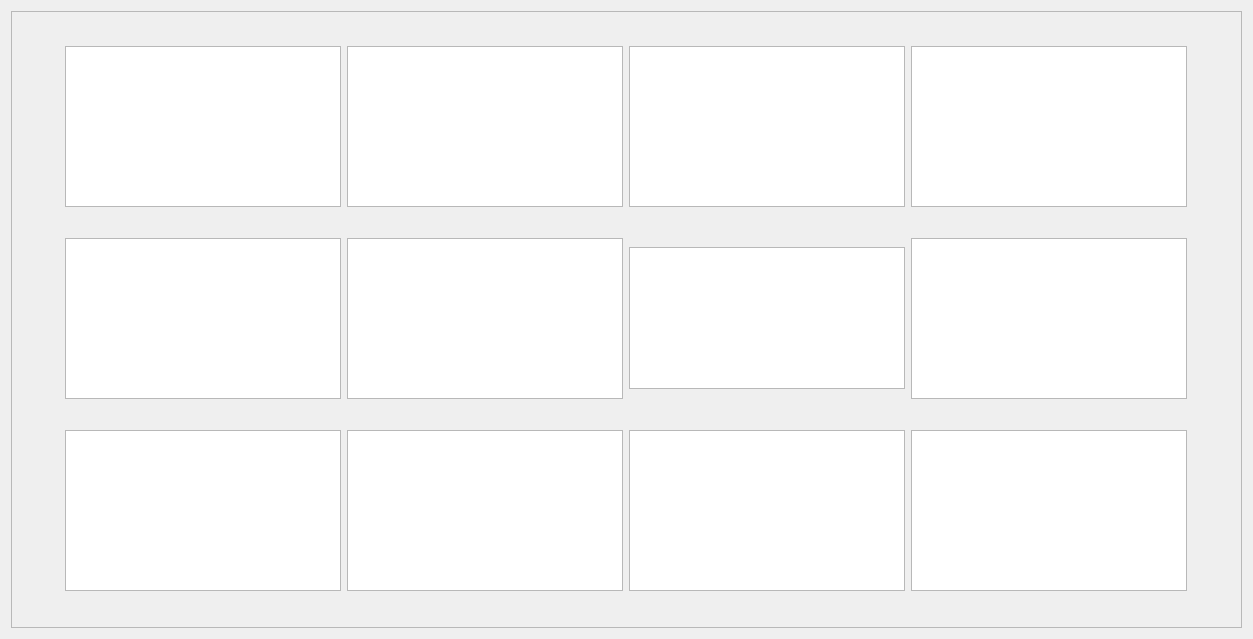
<?xml version="1.0" encoding="UTF-8"?>
<ui version="4.0">
 <class>MerchantPage</class>
 <widget class="QWidget" name="MerchantPage">
  <property name="geometry">
   <rect>
    <x>0</x>
    <y>0</y>
    <width>1253</width>
    <height>639</height>
   </rect>
  </property>
  <property name="windowTitle">
   <string>Merchants</string>
  </property>
  <layout class="QGridLayout" name="gridLayout">
   <item row="0" column="0">
    <widget class="QFrame" name="frame">
     <property name="frameShape">
      <enum>QFrame::StyledPanel</enum>
     </property>
     <property name="frameShadow">
      <enum>QFrame::Raised</enum>
     </property>
     <layout class="QHBoxLayout" name="horizontalLayout">
      <item>
       <layout class="QGridLayout" name="gridLayout_3">
        <item row="1" column="0">
         <widget class="QTextBrowser" name="webView_10">
          <property name="minimumSize">
           <size>
            <width>276</width>
            <height>161</height>
           </size>
          </property>
          <property name="maximumSize">
           <size>
            <width>276</width>
            <height>161</height>
           </size>
          </property>
          <property name="html">
           <string>&lt;!DOCTYPE HTML PUBLIC &quot;-//W3C//DTD HTML 4.0//EN&quot; &quot;http://www.w3.org/TR/REC-html40/strict.dtd&quot;&gt;
&lt;html&gt;&lt;head&gt;&lt;meta name=&quot;qrichtext&quot; content=&quot;1&quot; /&gt;&lt;style type=&quot;text/css&quot;&gt;
p, li { white-space: pre-wrap; }
&lt;/style&gt;&lt;/head&gt;&lt;body style=&quot; font-family:'MS Shell Dlg 2'; font-size:7.8pt; font-weight:400; font-style:normal;&quot;&gt;
&lt;p style=&quot; margin-top:0px; margin-bottom:0px; margin-left:0px; margin-right:0px; -qt-block-indent:0; text-indent:0px;&quot;&gt;&lt;a href=&quot;http://google.com&quot;&gt;&lt;img src=&quot;:/images/res/images/signature-campaign.jpg&quot; /&gt;&lt;/a&gt;&lt;/p&gt;&lt;/body&gt;&lt;/html&gt;</string>
          </property>
          <property name="openExternalLinks">
           <bool>true</bool>
          </property>
         </widget>
        </item>
        <item row="0" column="1">
         <widget class="QTextBrowser" name="webView_14">
          <property name="minimumSize">
           <size>
            <width>276</width>
            <height>161</height>
           </size>
          </property>
          <property name="maximumSize">
           <size>
            <width>276</width>
            <height>161</height>
           </size>
          </property>
          <property name="html">
           <string>&lt;!DOCTYPE HTML PUBLIC &quot;-//W3C//DTD HTML 4.0//EN&quot; &quot;http://www.w3.org/TR/REC-html40/strict.dtd&quot;&gt;
&lt;html&gt;&lt;head&gt;&lt;meta name=&quot;qrichtext&quot; content=&quot;1&quot; /&gt;&lt;style type=&quot;text/css&quot;&gt;
p, li { white-space: pre-wrap; }
&lt;/style&gt;&lt;/head&gt;&lt;body style=&quot; font-family:'MS Shell Dlg 2'; font-size:7.8pt; font-weight:400; font-style:normal;&quot;&gt;
&lt;p style=&quot; margin-top:0px; margin-bottom:0px; margin-left:0px; margin-right:0px; -qt-block-indent:0; text-indent:0px;&quot;&gt;&lt;a href=&quot;http://google.com&quot;&gt;&lt;img src=&quot;:/images/res/images/youtube.png&quot; /&gt;&lt;/a&gt;&lt;/p&gt;&lt;/body&gt;&lt;/html&gt;</string>
          </property>
          <property name="openExternalLinks">
           <bool>true</bool>
          </property>
         </widget>
        </item>
        <item row="0" column="0">
         <widget class="QTextBrowser" name="webView_15">
          <property name="minimumSize">
           <size>
            <width>276</width>
            <height>161</height>
           </size>
          </property>
          <property name="maximumSize">
           <size>
            <width>276</width>
            <height>161</height>
           </size>
          </property>
          <property name="html">
           <string>&lt;!DOCTYPE HTML PUBLIC &quot;-//W3C//DTD HTML 4.0//EN&quot; &quot;http://www.w3.org/TR/REC-html40/strict.dtd&quot;&gt;
&lt;html&gt;&lt;head&gt;&lt;meta name=&quot;qrichtext&quot; content=&quot;1&quot; /&gt;&lt;style type=&quot;text/css&quot;&gt;
p, li { white-space: pre-wrap; }
&lt;/style&gt;&lt;/head&gt;&lt;body style=&quot; font-family:'MS Shell Dlg 2'; font-size:7.8pt; font-weight:400; font-style:normal;&quot;&gt;
&lt;p style=&quot; margin-top:0px; margin-bottom:0px; margin-left:0px; margin-right:0px; -qt-block-indent:0; text-indent:0px;&quot;&gt;&lt;a href=&quot;http://google.com&quot;&gt;&lt;img src=&quot;:/images/res/images/coinmarketcap.png&quot; /&gt;&lt;/a&gt;&lt;/p&gt;&lt;/body&gt;&lt;/html&gt;</string>
          </property>
          <property name="openExternalLinks">
           <bool>true</bool>
          </property>
         </widget>
        </item>
        <item row="0" column="2">
         <widget class="QTextBrowser" name="webView_16">
          <property name="minimumSize">
           <size>
            <width>276</width>
            <height>161</height>
           </size>
          </property>
          <property name="maximumSize">
           <size>
            <width>276</width>
            <height>161</height>
           </size>
          </property>
          <property name="html">
           <string>&lt;!DOCTYPE HTML PUBLIC &quot;-//W3C//DTD HTML 4.0//EN&quot; &quot;http://www.w3.org/TR/REC-html40/strict.dtd&quot;&gt;
&lt;html&gt;&lt;head&gt;&lt;meta name=&quot;qrichtext&quot; content=&quot;1&quot; /&gt;&lt;style type=&quot;text/css&quot;&gt;
p, li { white-space: pre-wrap; }
&lt;/style&gt;&lt;/head&gt;&lt;body style=&quot; font-family:'MS Shell Dlg 2'; font-size:7.8pt; font-weight:400; font-style:normal;&quot;&gt;
&lt;p style=&quot; margin-top:0px; margin-bottom:0px; margin-left:0px; margin-right:0px; -qt-block-indent:0; text-indent:0px;&quot;&gt;&lt;a href=&quot;http://google.com&quot;&gt;&lt;img src=&quot;:/images/res/images/twitter.png&quot; /&gt;&lt;/a&gt;&lt;/p&gt;&lt;/body&gt;&lt;/html&gt;</string>
          </property>
          <property name="openExternalLinks">
           <bool>true</bool>
          </property>
         </widget>
        </item>
        <item row="0" column="3">
         <widget class="QTextBrowser" name="webView_19">
          <property name="minimumSize">
           <size>
            <width>276</width>
            <height>161</height>
           </size>
          </property>
          <property name="maximumSize">
           <size>
            <width>276</width>
            <height>161</height>
           </size>
          </property>
          <property name="html">
           <string>&lt;!DOCTYPE HTML PUBLIC &quot;-//W3C//DTD HTML 4.0//EN&quot; &quot;http://www.w3.org/TR/REC-html40/strict.dtd&quot;&gt;
&lt;html&gt;&lt;head&gt;&lt;meta name=&quot;qrichtext&quot; content=&quot;1&quot; /&gt;&lt;style type=&quot;text/css&quot;&gt;
p, li { white-space: pre-wrap; }
&lt;/style&gt;&lt;/head&gt;&lt;body style=&quot; font-family:'MS Shell Dlg 2'; font-size:7.8pt; font-weight:400; font-style:normal;&quot;&gt;
&lt;p style=&quot; margin-top:0px; margin-bottom:0px; margin-left:0px; margin-right:0px; -qt-block-indent:0; text-indent:0px;&quot;&gt;&lt;a href=&quot;http://google.com&quot;&gt;&lt;img src=&quot;:/images/res/images/revshare.png&quot; /&gt;&lt;/a&gt;&lt;/p&gt;&lt;/body&gt;&lt;/html&gt;</string>
          </property>
          <property name="openExternalLinks">
           <bool>true</bool>
          </property>
         </widget>
        </item>
        <item row="1" column="1">
         <widget class="QTextBrowser" name="webView_13">
          <property name="minimumSize">
           <size>
            <width>276</width>
            <height>161</height>
           </size>
          </property>
          <property name="maximumSize">
           <size>
            <width>276</width>
            <height>161</height>
           </size>
          </property>
          <property name="html">
           <string>&lt;!DOCTYPE HTML PUBLIC &quot;-//W3C//DTD HTML 4.0//EN&quot; &quot;http://www.w3.org/TR/REC-html40/strict.dtd&quot;&gt;
&lt;html&gt;&lt;head&gt;&lt;meta name=&quot;qrichtext&quot; content=&quot;1&quot; /&gt;&lt;style type=&quot;text/css&quot;&gt;
p, li { white-space: pre-wrap; }
&lt;/style&gt;&lt;/head&gt;&lt;body style=&quot; font-family:'MS Shell Dlg 2'; font-size:7.8pt; font-weight:400; font-style:normal;&quot;&gt;
&lt;p style=&quot; margin-top:0px; margin-bottom:0px; margin-left:0px; margin-right:0px; -qt-block-indent:0; text-indent:0px;&quot;&gt;&lt;a href=&quot;http://google.com&quot;&gt;&lt;img src=&quot;:/images/res/images/support-chat.png&quot; /&gt;&lt;/a&gt;&lt;/p&gt;&lt;/body&gt;&lt;/html&gt;</string>
          </property>
          <property name="openExternalLinks">
           <bool>true</bool>
          </property>
         </widget>
        </item>
        <item row="1" column="2">
         <widget class="QTextBrowser" name="webView_17">
          <property name="minimumSize">
           <size>
            <width>276</width>
            <height>142</height>
           </size>
          </property>
          <property name="maximumSize">
           <size>
            <width>276</width>
            <height>142</height>
           </size>
          </property>
          <property name="html">
           <string>&lt;!DOCTYPE HTML PUBLIC &quot;-//W3C//DTD HTML 4.0//EN&quot; &quot;http://www.w3.org/TR/REC-html40/strict.dtd&quot;&gt;
&lt;html&gt;&lt;head&gt;&lt;meta name=&quot;qrichtext&quot; content=&quot;1&quot; /&gt;&lt;style type=&quot;text/css&quot;&gt;
p, li { white-space: pre-wrap; }
&lt;/style&gt;&lt;/head&gt;&lt;body style=&quot; font-family:'MS Shell Dlg 2'; font-size:7.8pt; font-weight:400; font-style:normal;&quot;&gt;
&lt;p style=&quot; margin-top:0px; margin-bottom:0px; margin-left:0px; margin-right:0px; -qt-block-indent:0; text-indent:0px;&quot;&gt;&lt;a href=&quot;http://google.com&quot;&gt;&lt;img src=&quot;:/images/res/images/linux-wallet.png&quot; /&gt;&lt;/a&gt;&lt;/p&gt;&lt;/body&gt;&lt;/html&gt;</string>
          </property>
          <property name="openExternalLinks">
           <bool>true</bool>
          </property>
         </widget>
        </item>
        <item row="1" column="3">
         <widget class="QTextBrowser" name="webView_20">
          <property name="minimumSize">
           <size>
            <width>276</width>
            <height>161</height>
           </size>
          </property>
          <property name="maximumSize">
           <size>
            <width>276</width>
            <height>161</height>
           </size>
          </property>
          <property name="html">
           <string>&lt;!DOCTYPE HTML PUBLIC &quot;-//W3C//DTD HTML 4.0//EN&quot; &quot;http://www.w3.org/TR/REC-html40/strict.dtd&quot;&gt;
&lt;html&gt;&lt;head&gt;&lt;meta name=&quot;qrichtext&quot; content=&quot;1&quot; /&gt;&lt;style type=&quot;text/css&quot;&gt;
p, li { white-space: pre-wrap; }
&lt;/style&gt;&lt;/head&gt;&lt;body style=&quot; font-family:'MS Shell Dlg 2'; font-size:7.8pt; font-weight:400; font-style:normal;&quot;&gt;
&lt;p style=&quot; margin-top:0px; margin-bottom:0px; margin-left:0px; margin-right:0px; -qt-block-indent:0; text-indent:0px;&quot;&gt;&lt;a href=&quot;http://google.com&quot;&gt;&lt;img src=&quot;:/images/res/images/windows-wallet.png&quot; /&gt;&lt;/a&gt;&lt;/p&gt;&lt;/body&gt;&lt;/html&gt;</string>
          </property>
          <property name="openExternalLinks">
           <bool>true</bool>
          </property>
         </widget>
        </item>
        <item row="2" column="3">
         <widget class="QTextBrowser" name="webView_21">
          <property name="minimumSize">
           <size>
            <width>276</width>
            <height>161</height>
           </size>
          </property>
          <property name="maximumSize">
           <size>
            <width>276</width>
            <height>161</height>
           </size>
          </property>
          <property name="html">
           <string>&lt;!DOCTYPE HTML PUBLIC &quot;-//W3C//DTD HTML 4.0//EN&quot; &quot;http://www.w3.org/TR/REC-html40/strict.dtd&quot;&gt;
&lt;html&gt;&lt;head&gt;&lt;meta name=&quot;qrichtext&quot; content=&quot;1&quot; /&gt;&lt;style type=&quot;text/css&quot;&gt;
p, li { white-space: pre-wrap; }
&lt;/style&gt;&lt;/head&gt;&lt;body style=&quot; font-family:'MS Shell Dlg 2'; font-size:7.8pt; font-weight:400; font-style:normal;&quot;&gt;
&lt;p style=&quot; margin-top:0px; margin-bottom:0px; margin-left:0px; margin-right:0px; -qt-block-indent:0; text-indent:0px;&quot;&gt;&lt;a href=&quot;http://google.com&quot;&gt;&lt;img src=&quot;:/icons/res/images/casino.png&quot; /&gt;&lt;/a&gt;&lt;/p&gt;&lt;/body&gt;&lt;/html&gt;</string>
          </property>
          <property name="openExternalLinks">
           <bool>true</bool>
          </property>
         </widget>
        </item>
        <item row="2" column="2">
         <widget class="QTextBrowser" name="webView_22">
          <property name="minimumSize">
           <size>
            <width>276</width>
            <height>161</height>
           </size>
          </property>
          <property name="maximumSize">
           <size>
            <width>276</width>
            <height>161</height>
           </size>
          </property>
          <property name="html">
           <string>&lt;!DOCTYPE HTML PUBLIC &quot;-//W3C//DTD HTML 4.0//EN&quot; &quot;http://www.w3.org/TR/REC-html40/strict.dtd&quot;&gt;
&lt;html&gt;&lt;head&gt;&lt;meta name=&quot;qrichtext&quot; content=&quot;1&quot; /&gt;&lt;style type=&quot;text/css&quot;&gt;
p, li { white-space: pre-wrap; }
&lt;/style&gt;&lt;/head&gt;&lt;body style=&quot; font-family:'MS Shell Dlg 2'; font-size:7.8pt; font-weight:400; font-style:normal;&quot;&gt;
&lt;p style=&quot; margin-top:0px; margin-bottom:0px; margin-left:0px; margin-right:0px; -qt-block-indent:0; text-indent:0px;&quot;&gt;&lt;a href=&quot;http://google.com&quot;&gt;&lt;img src=&quot;:/images/res/images/nova.png&quot; /&gt;&lt;/a&gt;&lt;/p&gt;&lt;/body&gt;&lt;/html&gt;</string>
          </property>
          <property name="openExternalLinks">
           <bool>true</bool>
          </property>
         </widget>
        </item>
        <item row="2" column="1">
         <widget class="QTextBrowser" name="webView_23">
          <property name="minimumSize">
           <size>
            <width>276</width>
            <height>161</height>
           </size>
          </property>
          <property name="maximumSize">
           <size>
            <width>276</width>
            <height>161</height>
           </size>
          </property>
          <property name="html">
           <string>&lt;!DOCTYPE HTML PUBLIC &quot;-//W3C//DTD HTML 4.0//EN&quot; &quot;http://www.w3.org/TR/REC-html40/strict.dtd&quot;&gt;
&lt;html&gt;&lt;head&gt;&lt;meta name=&quot;qrichtext&quot; content=&quot;1&quot; /&gt;&lt;style type=&quot;text/css&quot;&gt;
p, li { white-space: pre-wrap; }
&lt;/style&gt;&lt;/head&gt;&lt;body style=&quot; font-family:'MS Shell Dlg 2'; font-size:7.8pt; font-weight:400; font-style:normal;&quot;&gt;
&lt;p style=&quot; margin-top:0px; margin-bottom:0px; margin-left:0px; margin-right:0px; -qt-block-indent:0; text-indent:0px;&quot;&gt;&lt;a href=&quot;http://google.com&quot;&gt;&lt;img src=&quot;:/images/res/images/yobit.png&quot; /&gt;&lt;/a&gt;&lt;/p&gt;&lt;/body&gt;&lt;/html&gt;</string>
          </property>
          <property name="openExternalLinks">
           <bool>true</bool>
          </property>
         </widget>
        </item>
        <item row="2" column="0">
         <widget class="QTextBrowser" name="webView_24">
          <property name="minimumSize">
           <size>
            <width>276</width>
            <height>161</height>
           </size>
          </property>
          <property name="maximumSize">
           <size>
            <width>276</width>
            <height>161</height>
           </size>
          </property>
          <property name="html">
           <string>&lt;!DOCTYPE HTML PUBLIC &quot;-//W3C//DTD HTML 4.0//EN&quot; &quot;http://www.w3.org/TR/REC-html40/strict.dtd&quot;&gt;
&lt;html&gt;&lt;head&gt;&lt;meta name=&quot;qrichtext&quot; content=&quot;1&quot; /&gt;&lt;style type=&quot;text/css&quot;&gt;
p, li { white-space: pre-wrap; }
&lt;/style&gt;&lt;/head&gt;&lt;body style=&quot; font-family:'MS Shell Dlg 2'; font-size:7.8pt; font-weight:400; font-style:normal;&quot;&gt;
&lt;p style=&quot; margin-top:0px; margin-bottom:0px; margin-left:0px; margin-right:0px; -qt-block-indent:0; text-indent:0px;&quot;&gt;&lt;a href=&quot;http://google.com&quot;&gt;&lt;img src=&quot;:/images/res/images/mining-contracts.png&quot; /&gt;&lt;/a&gt;&lt;/p&gt;&lt;/body&gt;&lt;/html&gt;</string>
          </property>
          <property name="openExternalLinks">
           <bool>true</bool>
          </property>
         </widget>
        </item>
       </layout>
      </item>
     </layout>
    </widget>
   </item>
  </layout>
 </widget>
 <resources>
  <include location="../bitcoin.qrc"/>
 </resources>
 <connections/>
</ui>
